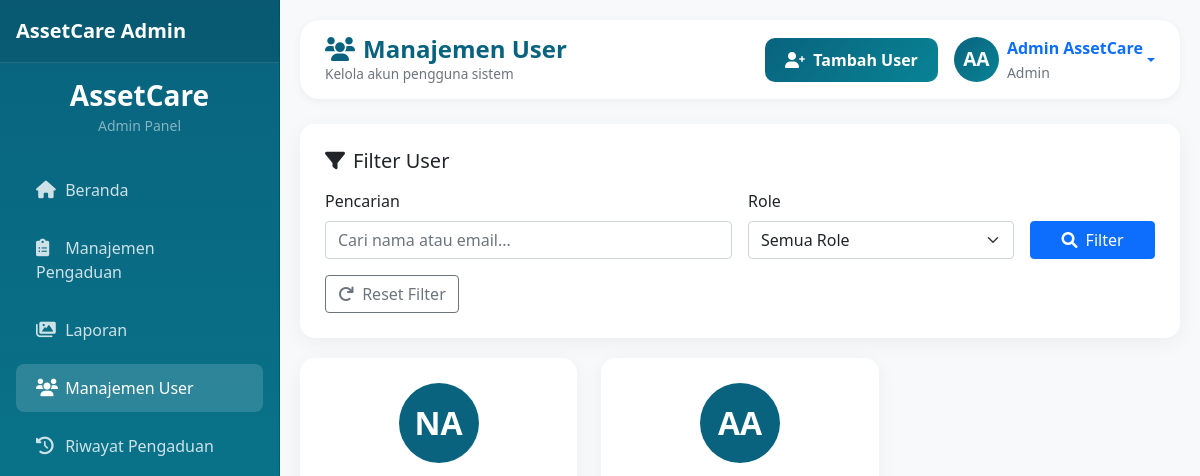
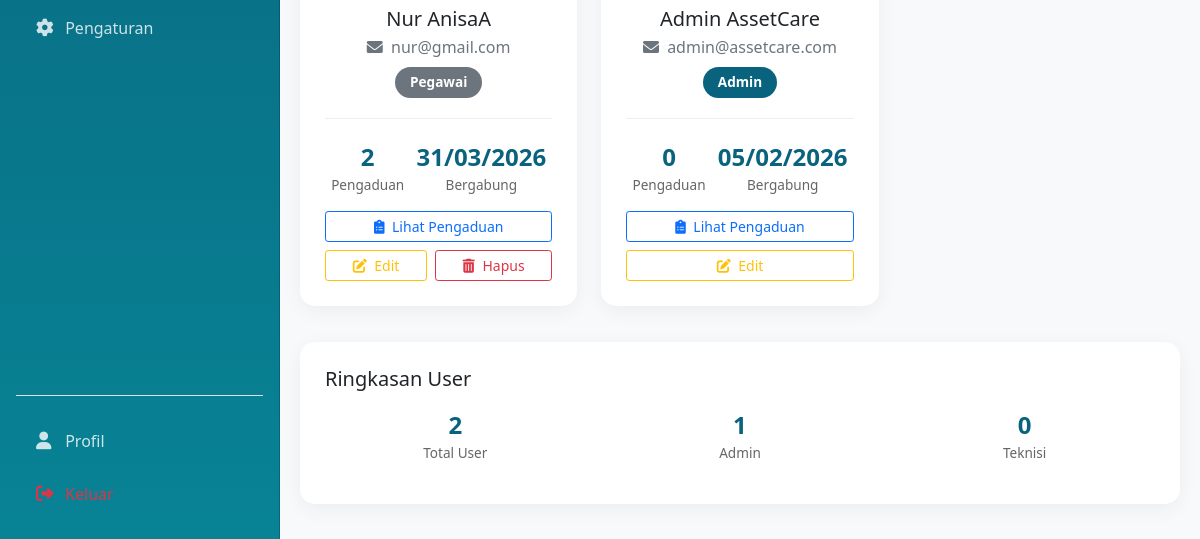
Before: /admin/user.php (signed in) with the older database file (2 pictures, top to bottom).
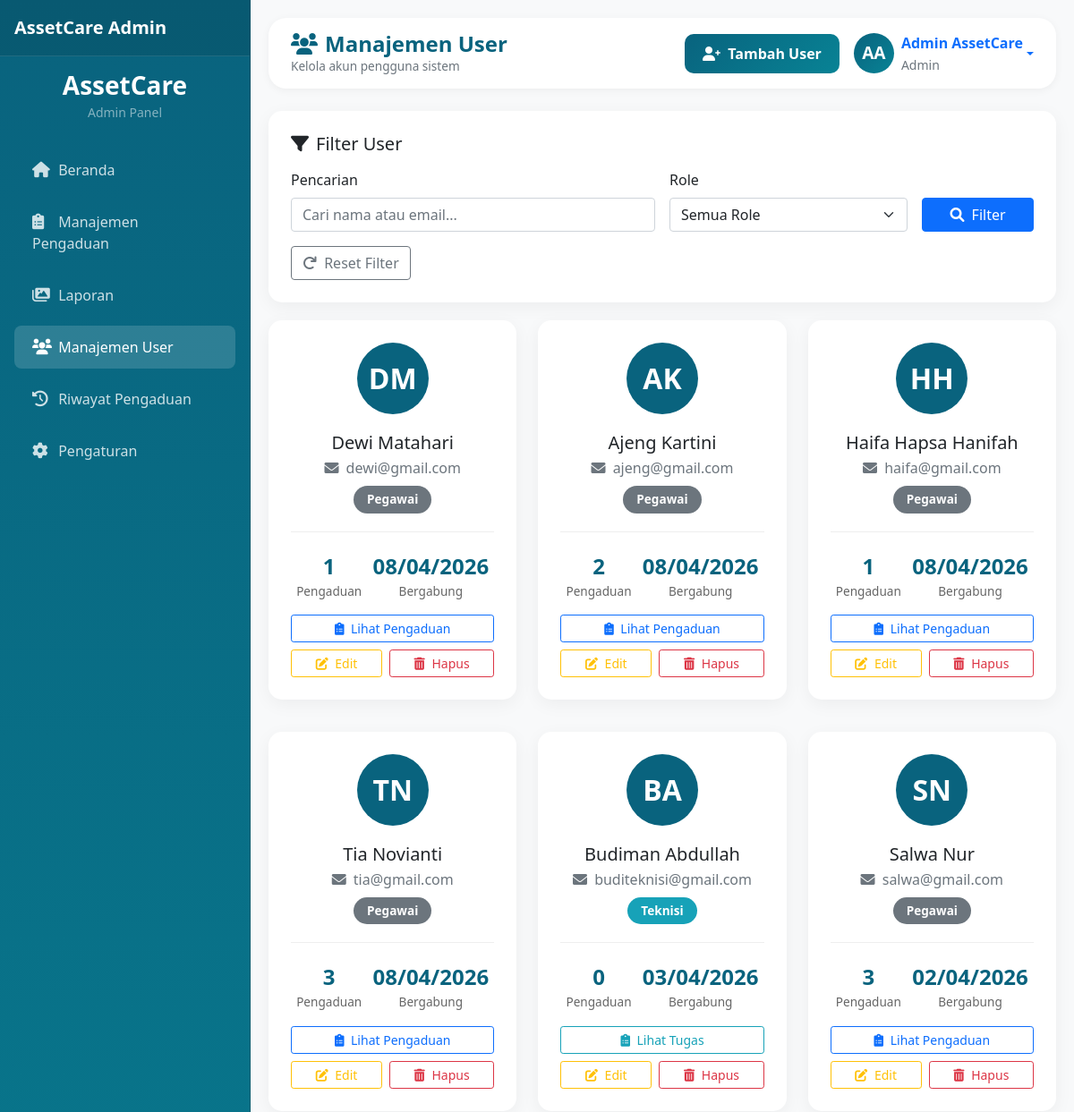
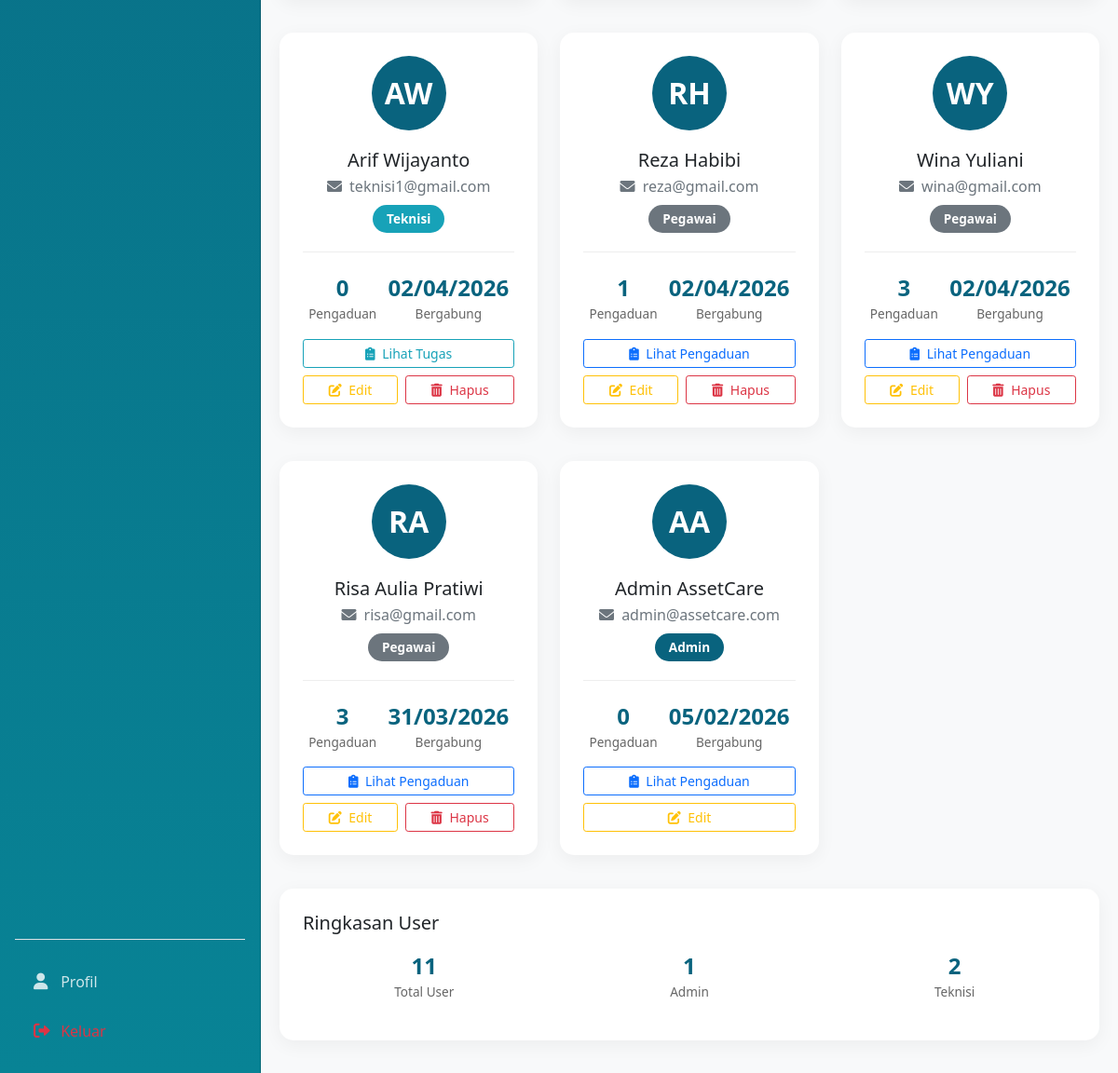
After: the same page with the newer database file (2 pictures, top to bottom).
### tables this page shows
CREATE TABLE `users` (
  `id` int(11) NOT NULL,
  `nama` varchar(100) NOT NULL,
  `email` varchar(100) NOT NULL,
  `password` varchar(255) NOT NULL,
  `role` enum('pegawai','admin','teknisi') NOT NULL DEFAULT 'pegawai',
  `created_at` timestamp NOT NULL DEFAULT current_timestamp(),
  `updated_at` timestamp NOT NULL DEFAULT current_timestamp() ON UPDATE current_timestamp()
);

### config/database.php (called while the page is built, shortened)
<?php
class Database {
    private $host = "localhost";
    private $username = "root";
    private $password = "";
    private $database = "sapraskantor";
    public $conn;
    public function __construct() {
        $this->conn = new mysqli($this->host, $this->username, $this->password, $this->database);
    }
    public function query($sql) {
        return $this->conn->query($sql);
    }
}
function generateInitials($name) {
    $words = explode(' ', trim($name));
    $initials = '';
    if (count($words) >= 2) {
        $initials = strtoupper(substr($words[0], 0, 1) . substr($words[1], 0, 1));
    } else {
        $initials = strtoupper(substr($words[0], 0, 2));
    }
    return $initials;
}
?>

### admin/user.php (the view, shortened to what the changed rows need)
<?php
require_once '../config/database.php';
$db = new Database();
$query = "SELECT *,
          (SELECT COUNT(*) FROM pengaduan WHERE user_id = users.id) as total_pengaduan
          FROM users WHERE 1=1";
$query .= " ORDER BY created_at DESC";
$result = $db->query($query);
$users = $result->fetch_all(MYSQLI_ASSOC);
?>
<!DOCTYPE html>
<html lang="id">
<head>
    <link href="https://cdn.jsdelivr.net/npm/bootstrap@5.1.3/dist/css/bootstrap.min.css" rel="stylesheet">
    <link rel="stylesheet" href="https://cdnjs.cloudflare.com/ajax/libs/font-awesome/6.0.0/css/all.min.css">
</head>
<body>
    <div class="main-content">
        <div class="row">
            <?php if (empty($users)): ?>
                <div class="col-12">
                    <div class="user-card text-center py-5">
                        <i class="fas fa-users fa-3x text-muted mb-3"></i>
                        <h5 class="text-muted">Tidak ada user ditemukan</h5>
                        <p class="mb-0">Coba gunakan filter yang berbeda</p>
                    </div>
                </div>
            <?php else: ?>
                <?php foreach ($users as $user): ?>
                    <div class="col-md-6 col-lg-4 mb-3">
                        <div class="user-card">
                            <div class="user-avatar">
                                <?php echo generateInitials($user['nama']); ?>
                            </div>
                            <div class="text-center mb-3">
                                <h5 class="mb-1"><?php echo htmlspecialchars($user['nama']); ?></h5>
                                <p class="text-muted mb-2">
                                    <i class="fas fa-envelope me-1"></i>
                                    <?php echo $user['email']; ?>
                                </p>
                                <div class="d-flex justify-content-center gap-2 mb-3">
                                    <span class="badge-role badge-<?php echo $user['role']; ?>">
                                        <?php echo ucfirst($user['role']); ?>
                                    </span>
                                </div>
                            </div>
                            <div class="user-stats">
                                <div class="stat-item">
                                    <div class="stat-number"><?php echo $user['total_pengaduan']; ?></div>
                                    <div class="stat-label">Pengaduan</div>
                                </div>
                                <div class="stat-item">
                                    <div class="stat-number">
                                        <?php echo date('d/m/Y', strtotime($user['created_at'])); ?>
                                    </div>
                                    <div class="stat-label">Bergabung</div>
                                </div>
                            </div>
                            <div class="mt-3">
                                <div class="d-grid gap-2">
                                    <?php if ($user['role'] == 'teknisi'): ?>
                                        <a href="riwayat_tugas_teknisi.php?user_id=<?php echo $user['id']; ?>"
                                           class="btn btn-sm btn-tugas">
                                            <i class="fas fa-clipboard-list me-1"></i> Lihat Tugas
                                        </a>
                                    <?php else: ?>
                                        <a href="pengaduan.php?user_id=<?php echo $user['id']; ?>"
                                           class="btn btn-sm btn-outline-primary">
                                            <i class="fas fa-clipboard-list me-1"></i> Lihat Pengaduan
                                        </a>
                                    <?php endif; ?>
                                    <div class="d-flex gap-2">
                                        <button type="button" class="btn btn-sm btn-outline-warning btn-edit flex-grow-1"
                                                data-bs-toggle="modal"
                                                data-bs-target="#editModal<?php echo $user['id']; ?>">
                                            <i class="fas fa-edit me-1"></i> Edit
                                        </button>
                                        <?php if ($user['id'] != $_SESSION['user_id']): ?>
                                            <button type="button" class="btn btn-sm btn-outline-danger btn-hapus flex-grow-1"
                                                    data-bs-toggle="modal"
                                                    data-bs-target="#hapusModal<?php echo $user['id']; ?>">
                                                <i class="fas fa-trash-alt me-1"></i> Hapus
                                            </button>
                                        <?php endif; ?>
                                    </div>
                                </div>
                            </div>
                        </div>
                    </div>
                <?php endforeach; ?>
            <?php endif; ?>
        </div>
        <div class="user-card">
            <div class="row text-center">
                <div class="col-md-4 mb-3">
                    <div class="stat-number"><?php echo count($users); ?></div>
                    <div class="stat-label">Total User</div>
                </div>
                <div class="col-md-4 mb-3">
                    <div class="stat-number">
                        <?php
                        $teknisi_count = array_filter($users, function($u) {
                            return $u['role'] == 'teknisi';
                        });
                        echo count($teknisi_count);
                        ?>
                    </div>
                    <div class="stat-label">Teknisi</div>
                </div>
            </div>
        </div>
    </div>
</body>
</html>

Changed rows visible on the page:
added users: nama "DM", nama "Dewi Matahari", email "dewi@gmail.com", role "Pegawai", total_pengaduan "1", created_at "08/04/2026"
added users: nama "AK", nama "Ajeng Kartini", email "ajeng@gmail.com", role "Pegawai", total_pengaduan "2", created_at "08/04/2026"
added users: nama "HH", nama "Haifa Hapsa Hanifah", email "haifa@gmail.com", role "Pegawai", total_pengaduan "1", created_at "08/04/2026"
added users: nama "TN", nama "Tia Novianti", email "tia@gmail.com", role "Pegawai", total_pengaduan "3", created_at "08/04/2026"
added users: nama "BA", nama "Budiman Abdullah", email "buditeknisi@gmail.com", role "Teknisi", total_pengaduan "0", created_at "03/04/2026"
added users: nama "SN", nama "Salwa Nur", email "salwa@gmail.com", role "Pegawai", total_pengaduan "3", created_at "02/04/2026"
added users: nama "AW", nama "Arif Wijayanto", email "teknisi1@gmail.com", role "Teknisi", total_pengaduan "0", created_at "02/04/2026"
added users: nama "RH", nama "Reza Habibi", email "reza@gmail.com", role "Pegawai", total_pengaduan "1", created_at "02/04/2026"
added users: nama "WY", nama "Wina Yuliani", email "wina@gmail.com", role "Pegawai", total_pengaduan "3", created_at "02/04/2026"
changed users: nama "NA" → "RA"; nama "Nur AnisaA" → "Risa Aulia Pratiwi"; email "nur@gmail.com" → "risa@gmail.com"; total_pengaduan "2" → "3"
Other visible differences:
count($users): "2" → "11"
count($teknisi_count): "0" → "2"
